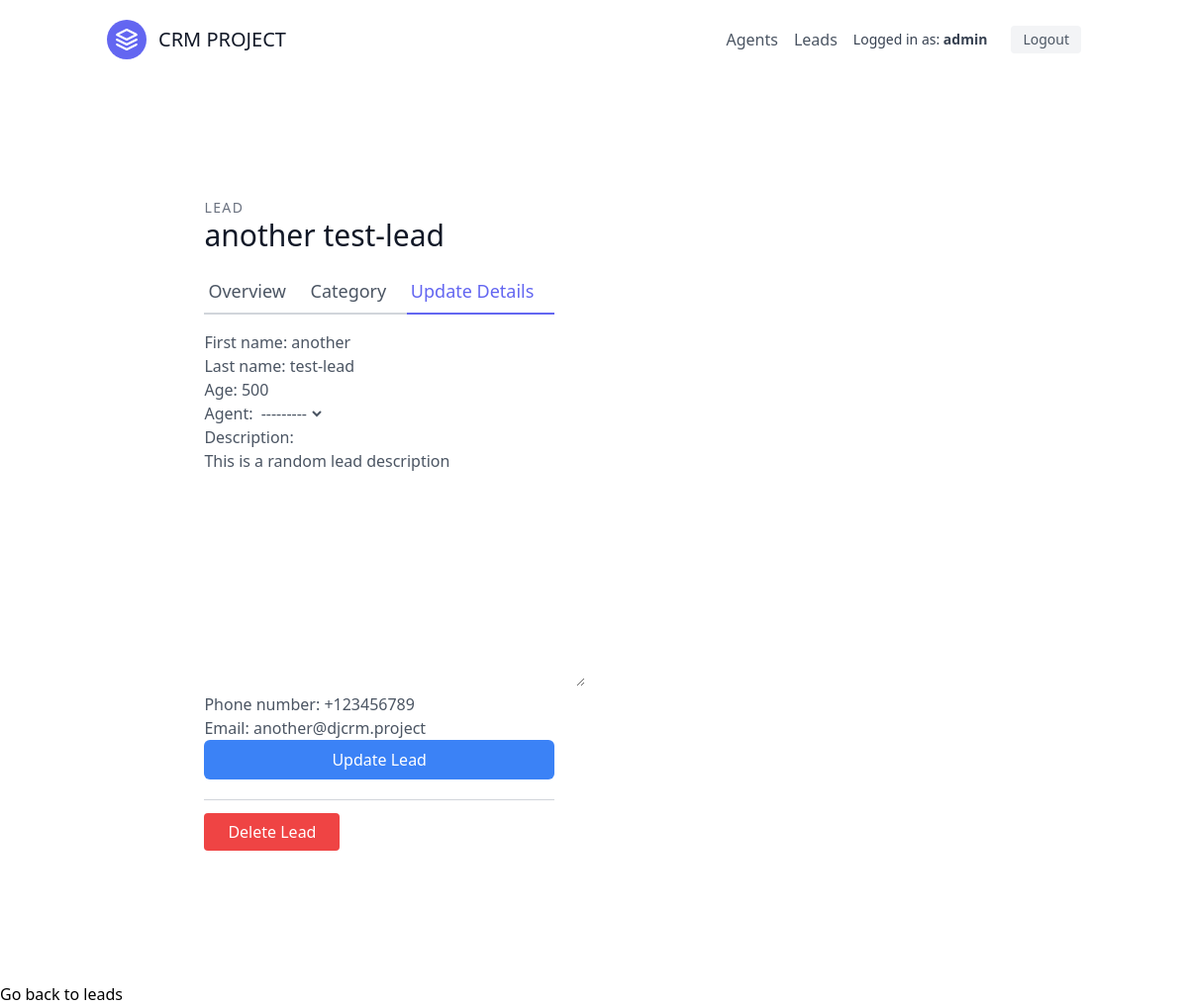
Page /leads/3/update (signed in) on the earlier database version.
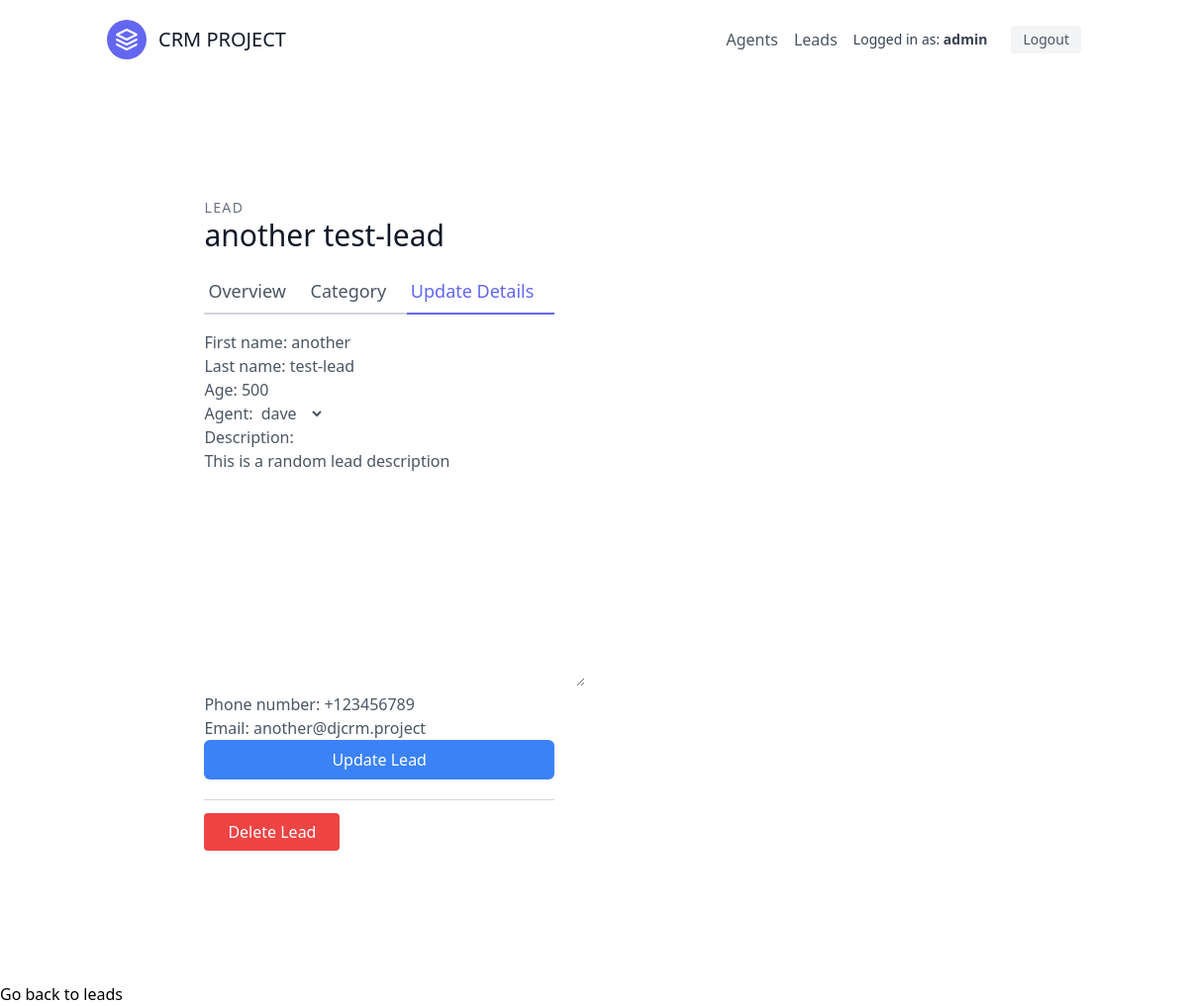
Same page on the later database version.
### leads/models.py (models this page shows, shortened)
class Lead(models.Model):
    first_name = models.CharField(max_length=20)
    last_name = models.CharField(max_length=20)
    age = models.IntegerField(default=0)
    organisation = models.ForeignKey(UserProfile, null=True, blank=True, on_delete=models.CASCADE)
    agent = models.ForeignKey('Agent', null=True, blank=True, on_delete=models.SET_NULL)
    category = models.ForeignKey('Category', related_name="leads", null=True, blank=True, on_delete=models.SET_NULL)
    description = models.TextField()
    date_added = models.DateTimeField(auto_now_add=True)
    phone_number = models.CharField(max_length=20)
    email = models.EmailField()

### leads/views.py (the view, shortened to what this page needs)
# urls.py: path('<int:pk>/update', views.LeadUpdateView.as_view(), name='lead-update'),
class LeadUpdateView(OrganisorAndLoginRequiredMixin, UpdateView):
    template_name = "leads/lead_update.html"
    form_class = LeadModelForm
    def get_queryset(self):
        user = self.request.user
        return Lead.objects.filter(organisation=user.userprofile)

### leads/forms.py
class LeadModelForm(forms.ModelForm):
    class Meta:
        model = Lead
        fields = (
            'first_name',
            'last_name',
            'age',
            'agent',
            'description',
            'phone_number',
            'email'
            )

### agents/mixins.py (called while the page is built)
    def dispatch(self, request, *args, **kwargs):
        if not request.user.is_authenticated or not request.user.is_organisor:
            return redirect("leads:lead-list")
        return super().dispatch(request, *args, **kwargs)

### leads/models.py (called while the page is built)
    def __str__(self):
        return self.user.username #.email

### leads/templates/leads/lead_update.html (shortened to what this page needs)
{% extends "base.html" %}
{% load tailwind_filters %}
{% block content %}
<section class="text-gray-600 body-font overflow-hidden">
    <div class="container px-5 py-24 mx-auto">
      <div class="lg:w-4/5 mx-auto flex flex-wrap">
        <div class="lg:w-1/2 w-full lg:pr-10 lg:py-6 mb-6 lg:mb-0">
          <h2 class="text-sm title-font text-gray-500 tracking-widest">LEAD</h2>
          <h1 class="text-gray-900 text-3xl title-font font-medium mb-4">{{ lead.first_name }} {{ lead.last_name }}</h1>
          <div class="flex mb-4">
            <a href="{% url 'leads:lead-detail' lead.pk %}" class="flex-grow border-b-2 border-gray-300 py-2 text-lg px-1">
                Overview
            </a>
            <a href="{% url "leads:lead-category-update" lead.pk %}" class="flex-grow border-b-2 border-gray-300 py-2 text-lg px-1">
              Category
            </a>
            <a href="{% url 'leads:lead-update' lead.pk %}" class="flex-grow text-indigo-500 border-b-2 border-indigo-500 py-2 text-lg px-1">
                Update Details
            </a>
          </div>
          <form method='post'>
            {{ form | crispy }}
            <button type='submit' class="w-full bg-blue-500 hover:bg-blue-600 px-3 py-2 rounded-md text-white">
                Update Lead
            </button>
          </form>
          <div class="mt-5 py-5 border-t border-gray-300">
            <a href="{% url 'leads:lead-delete' lead.pk %}" class="w-1/2 mt-3 text-white bg-red-500 border-0 py-2 px-6 focus:outline-none hover:bg-red-600 rounded">
              Delete Lead
            </a>
          </div>
        </div>
      </div>
    </div>
</section>
    <a href='{% url 'leads:lead-list' %}'>Go back to leads</a>
{% endblock content %}

Differences in the rows shown:
changed Lead "another": agent "---------" → "dave"
